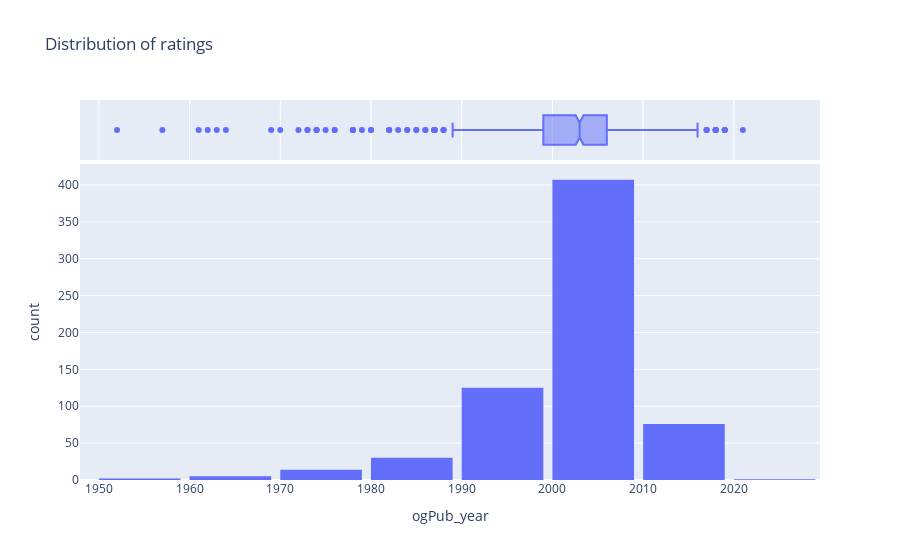

The code cell stored with this chart in its notebook:
### Code cell
fig = px.histogram(BooksClean_df,
                  x = 'ogPub_year',
                  marginal = 'box',
                   nbins = 10,
                title = 'Distribution of ratings'
                   
                  )
fig.update_layout(bargap= 0.1)
fig.show()

### Figure 1 — Plotly figure (JSON) as saved in the notebook; plotly's stock layout.template omitted (floating-point values rounded to 4 significant figures; data arrays with more than 128 entries replaced by an {"elided": "..."} marker saying what was removed)
{"data": [{"alignmentgroup": "True", "bingroup": "x", "hovertemplate": "ogPub_year=%{x}<br>count=%{y}<extra></extra>", "legendgroup": "", "marker": {"color": "#636efa", "pattern": {"shape": ""}}, "name": "", "nbinsx": 10, "offsetgroup": "", "orientation": "v", "showlegend": false, "type": "histogram", "x": {"elided": "660 int values"}, "xaxis": "x", "yaxis": "y"}, {"alignmentgroup": "True", "hovertemplate": "ogPub_year=%{x}<extra></extra>", "legendgroup": "", "marker": {"color": "#636efa"}, "name": "", "notched": true, "offsetgroup": "", "showlegend": false, "type": "box", "x": {"elided": "660 int values"}, "xaxis": "x2", "yaxis": "y2"}], "layout": {"bargap": 0.1, "barmode": "relative", "legend": {"tracegroupgap": 0}, "title": {"text": "Distribution of ratings"}, "xaxis": {"anchor": "y", "domain": [0, 1], "title": {"text": "ogPub_year"}}, "xaxis2": {"anchor": "y2", "domain": [0, 1], "matches": "x", "showgrid": true, "showticklabels": false}, "yaxis": {"anchor": "x", "domain": [0, 0.8316], "title": {"text": "count"}}, "yaxis2": {"anchor": "x2", "domain": [0.8416, 1], "matches": "y2", "showgrid": false, "showline": false, "showticklabels": false, "ticks": ""}}}
